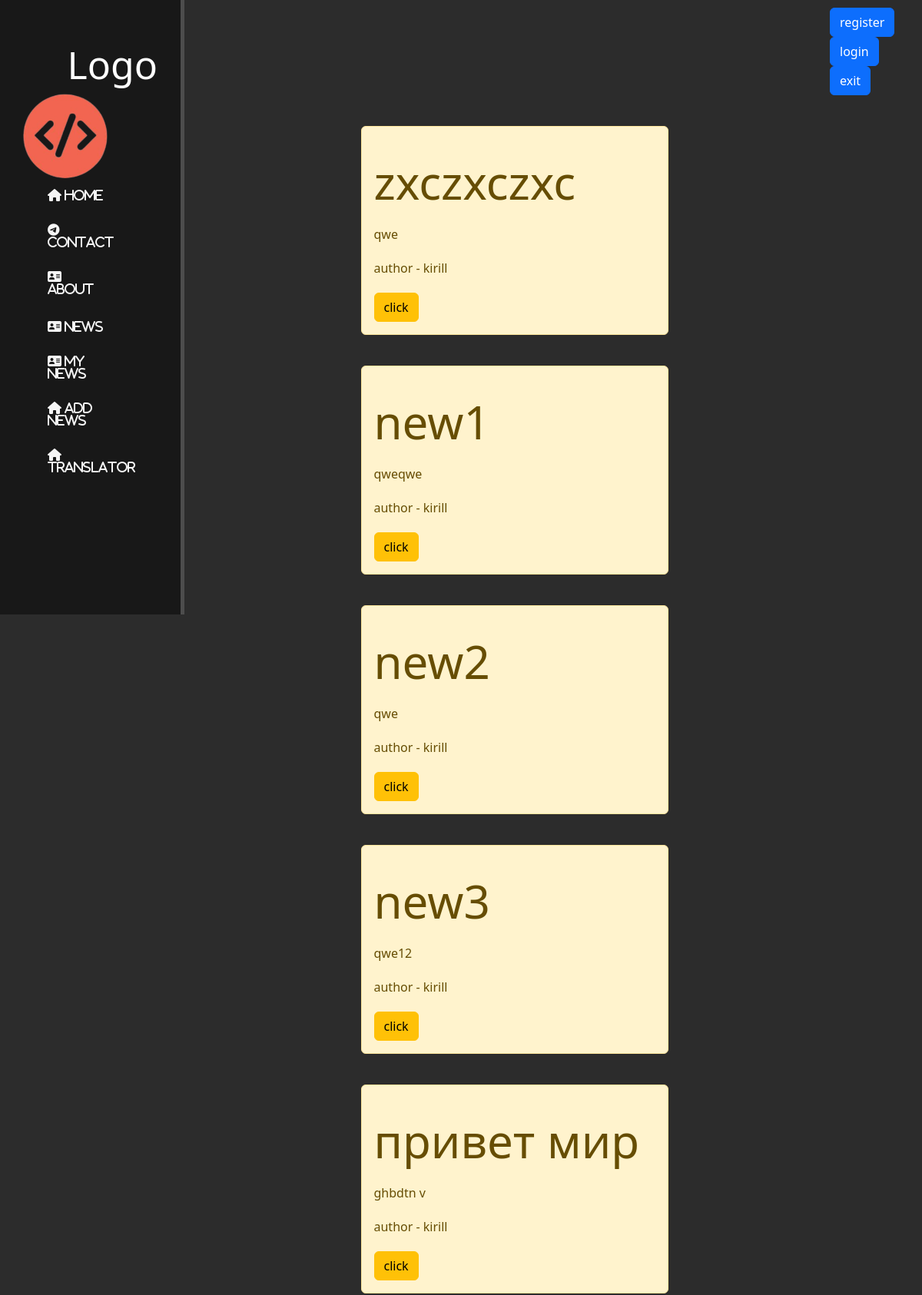
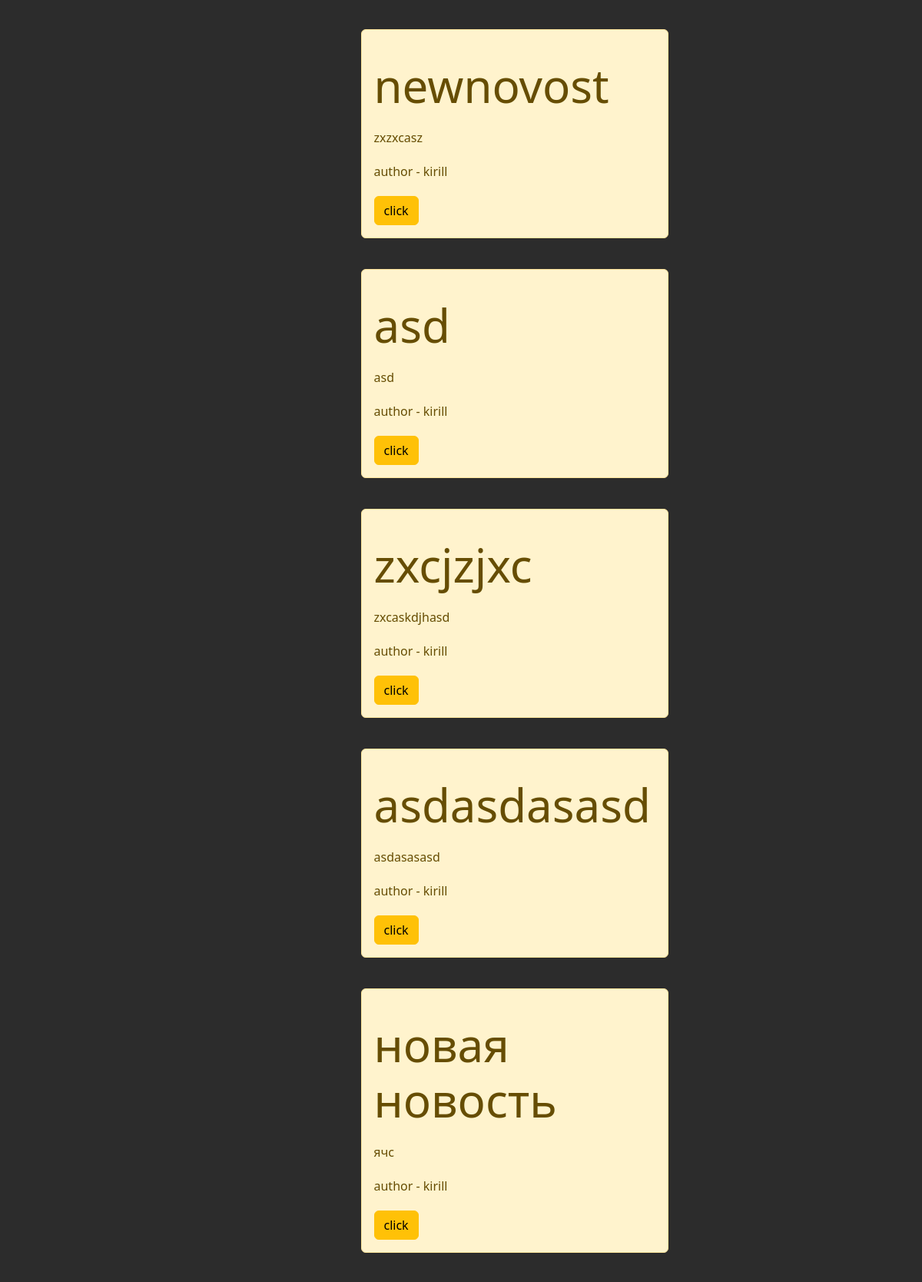
Page /news/ (upper part) on the committed database (2 pictures, top to bottom).
### news/models.py (models this page shows, shortened)
class News(models.Model):
    title = models.CharField("Название", max_length=50)
    anons = models.CharField("Анонс", max_length=250)
    text = models.TextField("Текст")
    date = models.DateTimeField("Дата публикации")
    user = models.ForeignKey(User, on_delete=models.CASCADE, null=False, default=6)

### news/views.py (the view)
# urls.py: path('', news_home, name="news_home"),
def news_home(request):
    news = News.objects.all()
    return render(request, "news/news.html", context={"news":news})

### news/templates/news/news.html (shortened to what this page needs)
{% extends "hello/main.html" %}
{% block content %}
    <div class="feautures">
        {% if news %}
            {% for el in news %}
                <div class="alert alert-warning">
                    <h1>{{el.title}}</h1>
                    <p>{{el.anons}}</p>
                    <p>author - {{el.user}}</p>
                    <a href="{% url 'news_detail' el.id %}" class="btn btn-warning">click</a>
                </div>
            {% endfor %}
        {% else %}
            <p>Нет новостей</p>
        {% endif %}
    </div>
{% endblock content %}

### hello/templates/hello/main.html (shortened to what this page needs)
{% load static %}
<!DOCTYPE html>
<html lang="en">
<head>
    <link href="https://cdn.jsdelivr.net/npm/bootstrap@5.3.2/dist/css/bootstrap.min.css" rel="stylesheet">
    <link rel="stylesheet" href="https://use.fontawesome.com/releases/v6.5.1/css/all.css">
    <link rel="stylesheet" href="{% static "hello/css/style.css" %}">
</head>
<body>
    <aside>
        <h1 class="logo">Logo</h1>
        <img src="{% static "hello/img/logo.png" %}" alt="">
        <ul>
            <a href="{% url "home"%}">
                <li><i class="fa-solid fa-house"> Home</i></li>
            </a>
            <a href="">
                <li><i class="fa-brands fa-telegram"> Contact</i></li>
            </a>
            <a href="{% url "about"%}">
                <li><i class="fa-solid fa-address-card"> About</i></li>
            </a>
            <a href="{% url "news_home"%}">
                <li><i class="fa-solid fa-address-card"> News</i></li>
            </a>
            <a href="{% url "my_news" %}">
                <li><i class="fa-solid fa-address-card"> My News</i></li>
            </a>
            <a href="{% url "add_news"%}">
                <li><i class="fa-solid fa-house"> Add news</i></li>
            </a>
            <a href="{% url "translate"%}">
                <li><i class="fa-solid fa-house"> Translator</i></li>
            </a>
        </ul>
    </aside>
    <main>
        <div class="buttons">
            <a href="{% url "register" %}" class="btn btn-primary">register</a>
            <a href="{% url "login" %}" class="btn btn-primary">login</a>
            <a href="{% url "logout" %}" class="btn btn-primary">exit</a>
        </div>
        <div class="feautures">
            {% block content %}{% endblock content %}
        </div>
    </main>
</body>
</html>

### hello/static/hello/css/style.css (style rules this page uses)
body { background: #2c2c2c; }
aside { float: left; background: #181818; width: 20%; height: 100vh; color: #fff; padding: 2.5%; border-right: 5px solid #4d4d4d; }
aside img { float: left; margin-bottom: 10px; width: 110px; }
aside .logo { float: right; margin-top: 24px; font-size: 50px; }
aside ul { padding-right: 40%; margin-top: 100px; padding-top: 40%; }
aside ul li { margin-top: 25px; list-style: none; color: whitesmoke; }
aside ul li:hover, aside ul a { color: rgb(156, 146, 146); transition: transform .6s ease; transform: scale(1.1); }
main .feautures { float: left; color: #fff; margin-top: 10px; text-align: center; width: 75%; }
main .feautures h1 { font-size: 60px; margin: 20px auto; }
main .feautures p { max-width: 400px; margin: 20px auto; }
.alert-warning { float: left; width: 400px; margin: 20px 34%; text-align: left; }
.buttons { padding-top: 10px; margin-left: 90%; }

### rows in the picture
News: title "zxczxczxc", anons "qwe", user "kirill"
News: title "new1", anons "qweqwe", user "kirill"
News: title "new2", anons "qwe", user "kirill"
News: title "new3", anons "qwe12", user "kirill"
News: title "привет мир", anons "ghbdtn v", user "kirill"
News: title "newnovost", anons "zxzxcasz", user "kirill"
News: title "asd", anons "asd", user "kirill"
News: title "zxcjzjxc", anons "zxcaskdjhasd", user "kirill"
News: title "asdasdasasd", anons "asdasasasd", user "kirill"
News: title "новая новость", anons "ячс", user "kirill"
